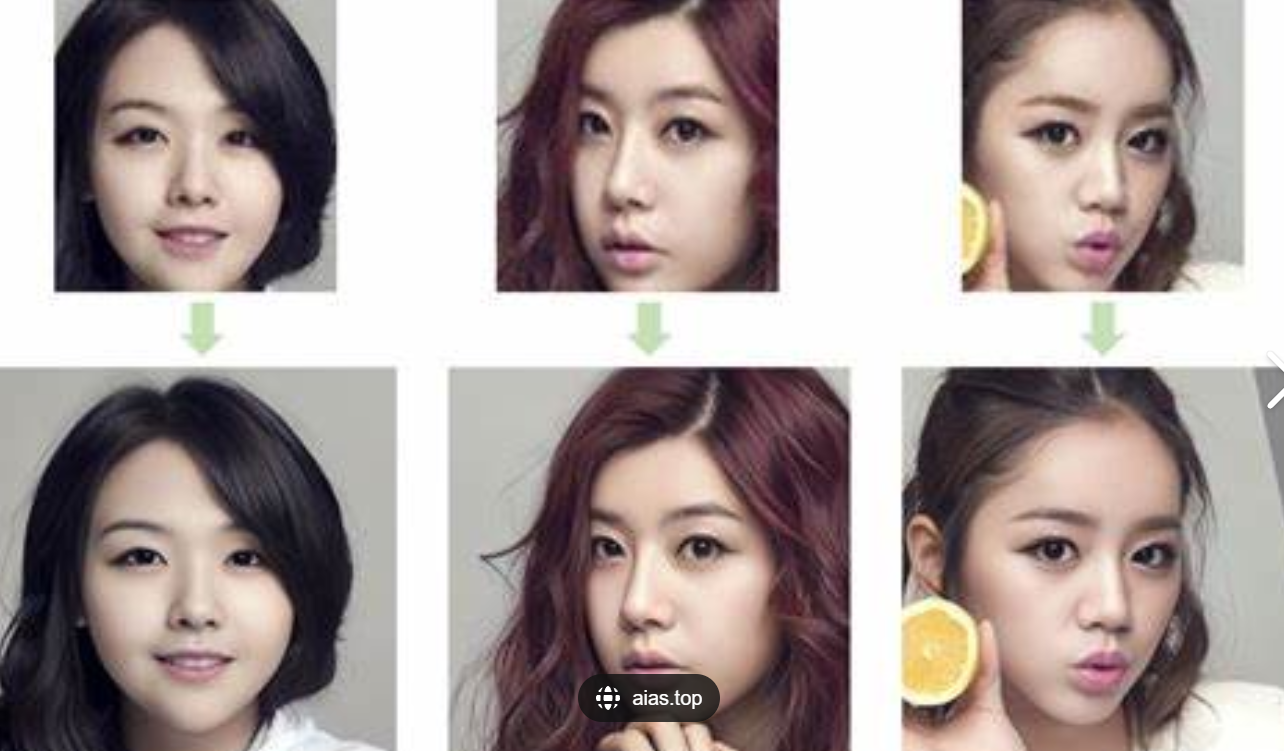
#> input picture picture/8.png, 1284 x 751 px
$ python -i image_processing.py   (imports and definitions only)
#> lines starting #> are read from the running program, lines starting #| are printed output that depends on the picture
# exercises/image_processing.py
"""
练习：图像基本处理

描述：
使用 OpenCV 实现基本的图像读取、灰度转换、高斯滤波和边缘检测。

请补全下面的函数 `image_processing_pipeline`。
"""
import cv2
import numpy as np

def image_processing_pipeline(image_path):
    """
    使用 OpenCV 读取图像，进行高斯滤波和边缘检测。
    参数:
        image_path: 图像文件的路径 (字符串).
    返回:
        edges: Canny 边缘检测的结果 (NumPy 数组, 灰度图像).
               如果读取图像失败, 返回 None.
    """
    # 请在此处编写代码
    # 提示：
    # 1. 使用 cv2.imread() 读取图像。
    # 2. 检查图像是否成功读取（img is None?）。
    # 3. 使用 cv2.cvtColor() 将图像转为灰度图 (cv2.COLOR_BGR2GRAY)。
    # 4. 使用 cv2.GaussianBlur() 进行高斯滤波。
    # 5. 使用 cv2.Canny() 进行边缘检测。
    # 6. 使用 try...except 包裹代码以处理可能的异常。
    pass
def image_processing_pipeline(image_path):

#> called with image_path = '../picture/8.png'
    try:
        img = cv2.imread(image_path)
#> img is the input picture: shape (751, 1284, 3); mean B, G, R 155.1, 157.5, 169.9
        if img is None:
            return None

        gray = cv2.cvtColor(img, cv2.COLOR_BGR2GRAY)  # 修正颜色转换代码
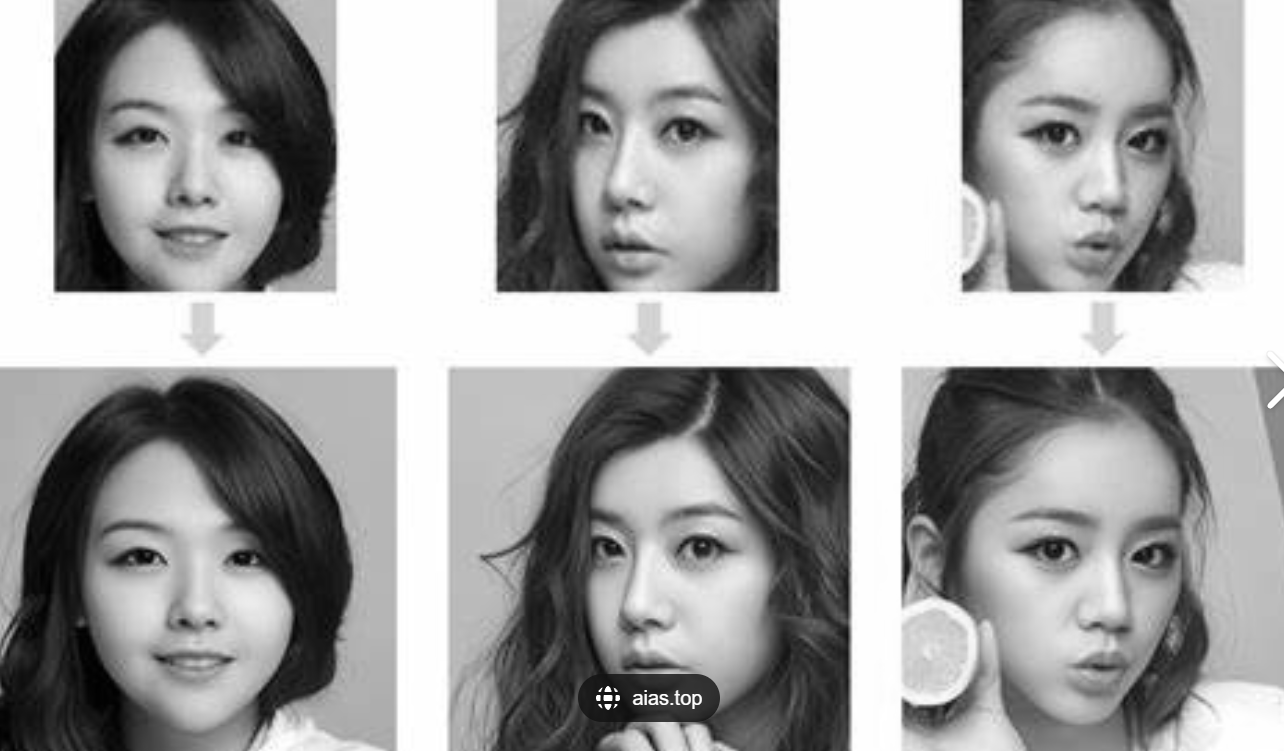
#> gray: shape (751, 1284); min 1, max 255, mean 160.9
        blur = cv2.GaussianBlur(gray, (5, 5), 1.2)
        edges = cv2.Canny(blur, 100, 200)
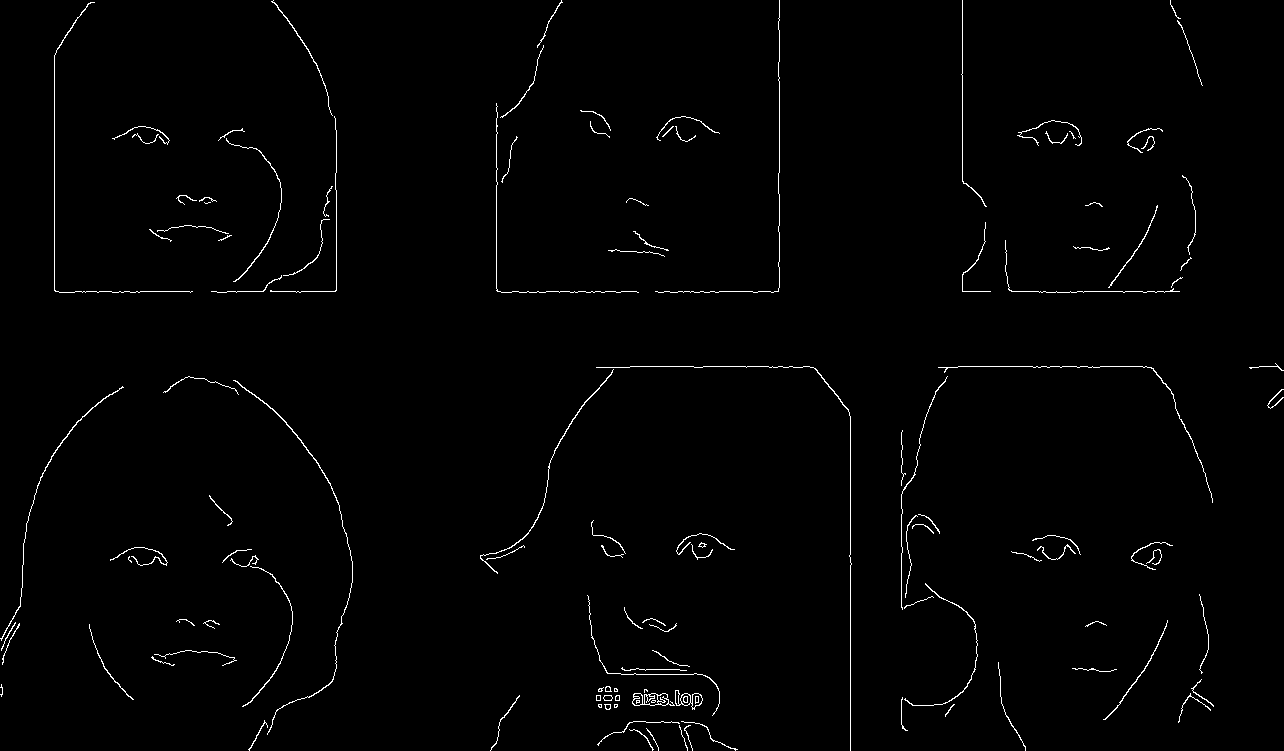
#> edges: shape (751, 1284); 1.2% white in thin lines or dots

        return edges

    except Exception as e:
        print("处理失败",e)
        return None

>>> result = image_processing_pipeline('../picture/8.png')
